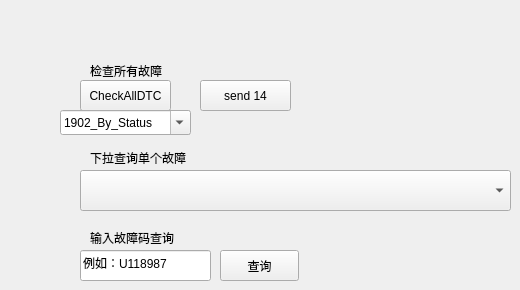
   <widget class="QWidget" name="tab_4">
    <attribute name="title">
     <string>04.2.DTC list </string>
    </attribute>
    <widget class="QPushButton" name="pushButton_check_all_dtc">
     <property name="geometry">
      <rect>
       <x>80</x>
       <y>80</y>
       <width>91</width>
       <height>31</height>
      </rect>
     </property>
     <property name="text">
      <string>CheckAllDTC</string>
     </property>
    </widget>
    <widget class="QPushButton" name="pushButton_send_14">
     <property name="geometry">
      <rect>
       <x>200</x>
       <y>80</y>
       <width>91</width>
       <height>31</height>
      </rect>
     </property>
     <property name="text">
      <string>send 14</string>
     </property>
    </widget>
    <widget class="QLabel" name="label_74">
     <property name="geometry">
      <rect>
       <x>90</x>
       <y>60</y>
       <width>111</width>
       <height>21</height>
      </rect>
     </property>
     <property name="text">
      <string>检查所有故障</string>
     </property>
    </widget>
    <widget class="QComboBox" name="comboBox_single_dtc">
     <property name="geometry">
      <rect>
       <x>80</x>
       <y>170</y>
       <width>431</width>
       <height>41</height>
      </rect>
     </property>
    </widget>
    <widget class="QLabel" name="label_75">
     <property name="geometry">
      <rect>
       <x>90</x>
       <y>150</y>
       <width>121</width>
       <height>16</height>
      </rect>
     </property>
     <property name="text">
      <string>下拉查询单个故障</string>
     </property>
    </widget>
    <widget class="QLineEdit" name="lineEdit_single_dtc">
     <property name="geometry">
      <rect>
       <x>80</x>
       <y>250</y>
       <width>131</width>
       <height>31</height>
      </rect>
     </property>
     <property name="text">
      <string>例如：U118987</string>
     </property>
    </widget>
    <widget class="QPushButton" name="pushButton_check_single_dtc">
     <property name="geometry">
      <rect>
       <x>220</x>
       <y>250</y>
       <width>79</width>
       <height>31</height>
      </rect>
     </property>
     <property name="text">
      <string>查询</string>
     </property>
    </widget>
    <widget class="QLabel" name="label_76">
     <property name="geometry">
      <rect>
       <x>90</x>
       <y>230</y>
       <width>161</width>
       <height>16</height>
      </rect>
     </property>
     <property name="text">
      <string>输入故障码查询</string>
     </property>
    </widget>
    <widget class="QComboBox" name="comboBox_1902">
     <property name="geometry">
      <rect>
       <x>60</x>
       <y>110</y>
       <width>131</width>
       <height>25</height>
      </rect>
     </property>
     <property name="editable">
      <bool>true</bool>
     </property>
     <property name="currentText">
      <string>1902_By_Status</string>
     </property>
    </widget>
   </widget>
